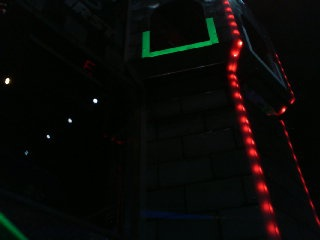
#> input picture images/2016-cmp-5.jpg, 320 x 240 px
$ jupyter execute slides.ipynb   (shell and % lines are left out)   (older library calls are emulated)
#> lines starting #> are read from the running program, lines starting #| are printed output that depends on the picture; after the words box and inside, x2 and y2 are one past the last pixel; in counts of white or black regions, pixels touching at a corner belong together; long printed decimals are rounded
[cell 1]
# Note: Before starting the slideshow, make sure you run this code as it
# provides helper functions that the other slides need...
#
# Other than that, you can ignore this content as it won't show up in the slideshow.
#
# It's a helper function that makes it easier to show OpenCV images directly
# in the notebook environment. When using OpenCV locally, you'll want to use
# `cv2.imshow(name, img)` instead.

import numpy as np
import cv2
import math

# Notebook setup + convenience functions
import matplotlib.pyplot as plt

def force_bgr(img):
    '''Forces image to 3-channel representation if grayscale'''
    if len(img.shape) == 2 or img.shape[2] == 1:
        return cv2.cvtColor(img, cv2.COLOR_GRAY2BGR)
    return img

def imshow(*args):
    '''Helper function to show images, because matplotlib and OpenCV aren't a perfect match'''
    fig = plt.figure()
    for i, img in enumerate(args):
        fig.add_subplot(1,len(args),i+1)
        plt.imshow(cv2.cvtColor(force_bgr(img), cv2.COLOR_BGR2RGB))

# <center>Image processing using</center>

## <center>OpenCV + Python + mjpg-streamer</center>

<br/>

<center>Dustin Spicuzza (Team 2423/1418)</center>
<br/>
<center>September 10, 2016</center>
<br/>
<center><span style="color: #ababab">NE FIRST University Day</span></center>

# Agenda

* Why OpenCV + Python?
* Image filtering demo
* pynetworktables

# Image processing

* FRC Teams do it a lot of ways
    * NIVision (LabVIEW)
    * GRIP (Uses OpenCV as engine)
    * OpenCV (various custom stuff)

* We're going to talk about OpenCV

# Why OpenCV?

* Originally developed by Intel
* It has thousands of image processing related algorithms and functions available
  * Highly optimized and reliable
  * Has building blocks that fit together
* Lets you do complex image processing without needing to understand the math
  * If you understand the math, it helps!

# Why OpenCV?

* Bindings for multiple languages
    * C/C++
    * Java
    * Python
* Multiple platforms supported
    * Windows
    * Linux
    * OSX
    * Android
* Oh, and it’s **FREE**!

# What OpenCV Provides

* Image I/O:
    * Read/Write images from disk
    * Use native OS functionality to interface with cameras
* Image Segmentation
    * Edge finding
    * Contour detection
    * Thresholding

# What OpenCV Provides

* Face detection
* Motion tracking
* Stereo vision support
* Support for GPU acceleration
* Machine learning operations
    * Classifiers
    * Neural networks

# What OpenCV Provides

* Distributed with lots of useful samples that you can use to figure out how OpenCV works
    * Face detection
    * Edge finding
    * Histograms
    * Square finder

Lots and lots and lots of stuff…

# Why Python + OpenCV?

* Python is really easy to learn and use
    * Simple syntax
    * Rapid prototyping
* Most of the compute intensive work is implemented in C/C++
    * Python is just glue, realtime operation **is** possible
* NumPy is awesome
    * Manipulating image data is trivial compared to other OpenCV bindings (Java, C++)

# <center>Time to CODE!</center>

<center>Go to http://goo.gl/nB0NCG</center>

# About this environment

http://goo.gl/nB0NCG

* It's a Jupyter Notebook (formerly IPython Notebook)
    * This slideshow uses Jupyter too!

* It allows you to mix text and executable code in a webpage
* You execute each cell using SHIFT-ENTER

# Hello World!

* Click the cell with the following text, and press SHIFT-ENTER

[cell 2]
print("Hello class")

# Next Steps

* Execute the helper code

* The next cell tells you about the images available in your environment

# Hello image!

* Let's load an image and show it

[cell 3]
# Change this to load different images
img = cv2.imread('images/2016-cmp-5.jpg')
#> img is the input picture: shape (240, 320, 3); mean B, G, R 6.8, 9, 9.3
imshow(img)

# Hello image!

* You can show multiple images next to each other

[cell 4]
imshow(img, img)

# OpenCV Image Basics

* Images are stored as multidimensional arrays
    * Color images have 3 dimensions: height, width, channel
* Each pixel is a number stored in the array
* Numpy array notation allows you to do operations on individual pixels or ranges of pixels

[cell 5]
img[50, 150, :]           # Access a single pixel,
#> Out = [4, 21, 0]

[cell 6]
x = img[24:42, 42:100, :]    # Access a range of pixels

# OpenCV Image Basics

* Color is represented by storing combinations of Red, Blue, and Green pixels in separate channels
    * OpenCV uses BGR representation, not RGB
* The amount of each individual color is represented in the individual channel
    * ‘dark’ is zero, ‘bright’ is 255
* Combine the channels to represent a color
    * Green = RGB( 0, 255, 0 )
    * Deep Pink = RGB( 255, 20, 147 )

# OpenCV Image Basics

* Using numpy we can easily fill an image with a single color

[cell 7]
# define image with height=240, width=320, 3 channels
shape = (240, 320, 3)
pink_img = np.empty(shape, dtype=np.uint8)

# Fill every pixel with a single color
pink_img[:] = (0, 255, 0)

imshow(pink_img)

# Practical Example

* 2016 FIRST Stronghold: find targets that are surrounded by retroreflective tape, and shoot boulders into them

# Practical Example
* Finding gray tape at a distance isn’t particularly easy
    * Key part of image processing is removing as much non-essential information from image
* We can do better!

# Retroreflective Tape

* It has a useful property -- it reflects light directly back at the source
* What can we do with this property?

* Shine bright LEDs at the target and the tape reflects that color back to the camera
    * Many teams have found that green light works best
* Reduce exposure of camera so only bright light sources are seen

# A note about exposure

* Webcams support setting the exposure manually (yay)
* Some cameras only allow particular exposure settings
    * The lifecam is one of them
* OpenCV has bugs, it doesn't set the exposure properly
* Here's a workaround that works on linux:

```sh
v4l2-ctl -d /dev/video0 -c exposure_auto=1 -c exposure_absolute=10
```

# Retroreflective Tape

[cell 8]
img1 = cv2.imread('images/2016-p0.jpg')
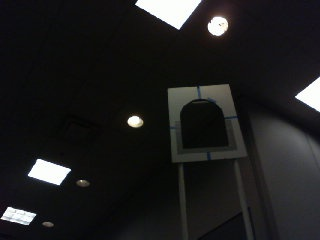
#> input picture images/2016-p0.jpg, 320 x 240 px
#> img1 is the input picture: shape (240, 320, 3); mean B, G, R 30.8, 30.9, 30.9
img2 = cv2.imread('images/2016-p1.jpg')
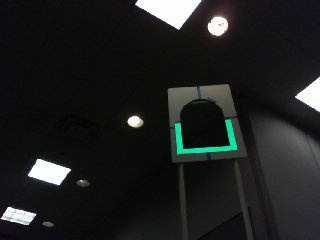
#> input picture images/2016-p1.jpg, 320 x 240 px
#> img2 is the input picture: shape (240, 320, 3); mean B, G, R 32.1, 32.7, 30.8
imshow(img1, img2)

# Practical Example

Processing steps to find targets:

* Isolate the green portions of the image
* Analyze the green portions to determine targets

**Note**: There are a lot of ways to go about this, I'm just showing you one way

# Identify the green

* What is “green” anyways?
    * <span style="color: green">This is green.</span> <span style="color: darkgreen">This is also green.</span>
* To a computer, green is really a range of colors
* An object’s color changes depending on lighting conditions
* We can transform the image to identify colors independent of lighting conditions

# Identify the green

* Convert the image from RGB to HSV
    * Hue: the color
    * Saturation: Colorfulness
    * Value: Brightness

[cell 9]
hsv = cv2.cvtColor(img, cv2.COLOR_BGR2HSV)
#> hsv: shape (240, 320, 3); mean H, S, V 65.4, 152.5, 13.3
imshow(img, hsv)

# Identify the green

That doesn't show why HSV is useful. Let's look at the individual channels instead.

[cell 10]
h, s, v = cv2.split(hsv)
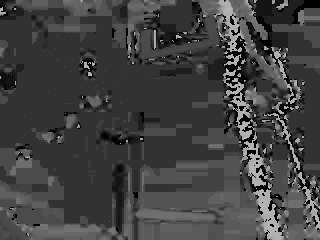
#> h: shape (240, 320); min 0, max 179, mean 65.4
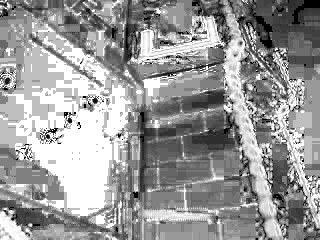
#> s: shape (240, 320); min 0, max 255, mean 152.5
imshow(h, s, v)

# Identify the green

* Green is a range of values present in the image
* ‘Threshold’ the image to get rid of the colors that we don’t care about
* Lots of ways to do this
    * Manually specify values
    * Automated methods

# Identify the green

`cv2.inRange` can threshold an image given two ranges of pixels.
* Wanted values are converted to 255
* Unwanted values are now 0

[cell 11]
lower = np.array([0, 145, 80])
upper = np.array([255, 255, 255])

filtered = cv2.inRange(hsv, lower, upper)
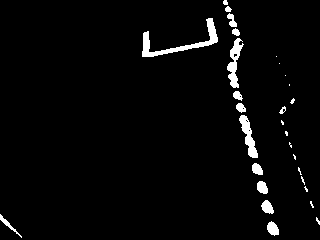
#> filtered: shape (240, 320); 3.1% white; 29 white regions (14 under 20 px), largest, box (x1, y1, x2, y2) and area: (142, 18, 218, 57) 638, (227, 38, 244, 88) 375, (239, 115, 258, 158) 344
imshow(img, filtered)
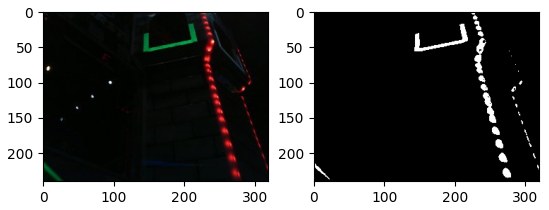
#> figure drawn by matplotlib, 2 panels

# Identify the green

Sometimes, you end up with holes in your output

[cell 12]
img3 = cv2.imread('images/2013-f0.png')
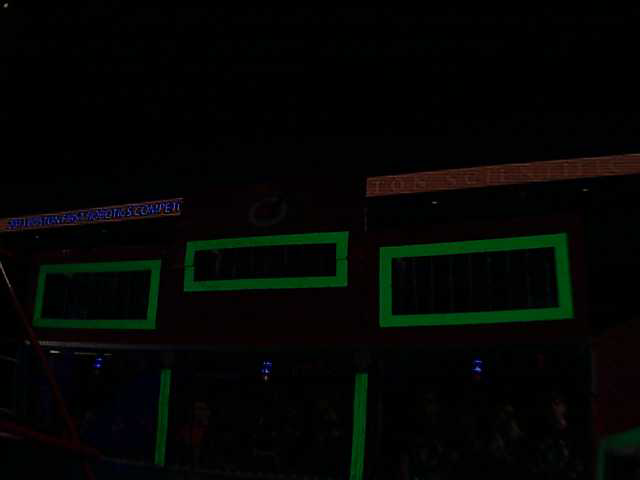
#> input picture images/2013-f0.png, 640 x 480 px
#> img3 is the input picture: shape (480, 640, 3); mean B, G, R 3.3, 5.3, 3.7
hsv3 = cv2.cvtColor(img3, cv2.COLOR_BGR2HSV)
#> hsv3: shape (480, 640, 3); mean H, S, V 34.8, 88.8, 7.4

# Thresholds are different because different camera/lighting
lower3 = np.array([30, 188, 16])
upper3 = np.array([75, 255, 255])
filtered3 = cv2.inRange(hsv3, lower3, upper3)
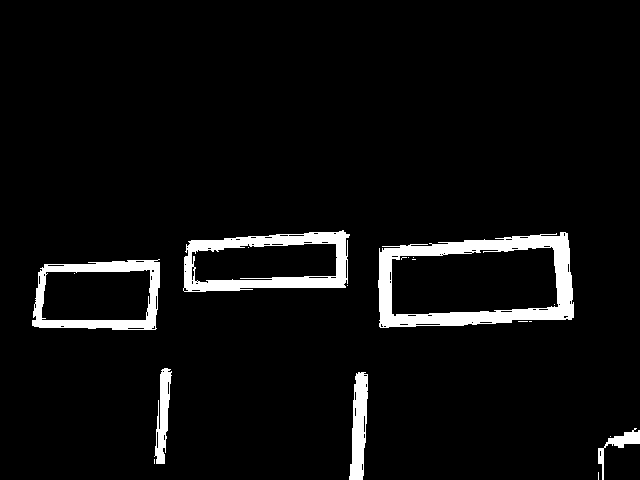
#> filtered3: shape (480, 640); 5.3% white; 19 white regions (13 under 20 px), largest, box (x1, y1, x2, y2) and area: (378, 232, 574, 328) 6322, (183, 230, 350, 292) 4043, (32, 259, 160, 330) 2982, (349, 372, 368, 480) 1391, (154, 368, 172, 464) 914, (598, 428, 640, 480) 492
imshow(filtered3)

# Identify the green

* We can use a morphological operation to fill in the holes
    * Various types of morphology operations available
* They modify a pixel based on the values of its neighboring pixels
    * The one we use to fill in holes is a “closing” operation

[cell 13]
kernel = cv2.getStructuringElement(cv2.MORPH_RECT, (2,2), anchor=(1,1))
#> kernel = [[1, 1], [1, 1]]
output = cv2.morphologyEx(filtered3, cv2.MORPH_CLOSE, kernel,
                          iterations=9)
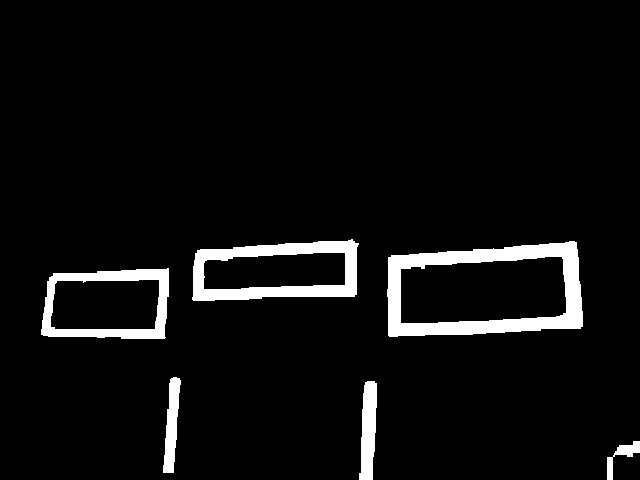
#> output: shape (480, 640); 5.5% white; 6 white regions, box (x1, y1, x2, y2) and area: (387, 241, 583, 337) 6757, (192, 239, 359, 301) 4392, (41, 268, 169, 339) 3129, (359, 381, 377, 480) 1322, (163, 377, 181, 473) 1016, (607, 441, 640, 480) 404
imshow(output)

# Identifying Targets

Use `findContours()` to find regions of interest
* Returns a list of points bounding each separate blob in the image (called a contour)
* Also returns a hierarchy so you can determine whether a contour is entirely inside another contour

[cell 14]
image, contours, hierarchy = cv2.findContours(filtered,
                                              cv2.RETR_LIST,
                                              cv2.CHAIN_APPROX_SIMPLE)
#> contours = 36 contours, 22 with area under 20; largest, box (x1, y1, x2, y2) and area: (142, 18, 218, 57) 520, (227, 38, 244, 88) 320, (239, 115, 258, 158) 298, (267, 221, 279, 236) 106, (261, 200, 274, 214) 103

# Identifying Targets

If you want to see what it found, you can draw the found contours.

[cell 15]
dst = np.zeros(shape=img.shape, dtype=img.dtype)
cv2.drawContours(dst, contours, -1, (0, 255, 255), 1)
imshow(dst)
#print(contours[0])

# Identifying Targets

* As you can see, contours aren't the whole story

# Identifying Targets

* Contour analysis
    * Discard non-convex contours
    * Convert to polygon approximation (approxPolyDP)
    * Discard polygons that aren’t rectangles
    * Discard polygons that aren't the right size

# Magic?

[cell 16]
min_width = 20 # in pixels
results = []

# Iterate over each contour
for c in contours:

    # Contours are jagged lines -- smooth it out using an approximation
    a1 = cv2.approxPolyDP(c, 0.01*cv2.arcLength(c, True), True)

    # This fills in the contour so that it's a rectangle
    hull = cv2.convexHull(c)

    # Approximate the points again, smoothing out the hull
    a2 = cv2.approxPolyDP(hull, 0.01*cv2.arcLength(hull, True), True)

    # We only care about objects that are wider than they are tall, and things wider
    # than a particular width. Only keep things that meet that criteria.
    _, _, w, h = cv2.boundingRect(a2)
    if w > h and w > min_width and len(a2) in (4,5):
        results.append(a2)
#> this loop made 36 passes
#> (w, h) on passes 1 to 12: (12, 15), (4, 8), (22, 24), (4, 7), (13, 14), (4, 6), (11, 13), (4, 9), (4, 8), (11, 12), (3, 6), (3, 6)
#> (a2, w, h) on passes 14, 15, 17, 20, 24, 26: ([[248, 130], [249, 129], [250, 130], [249, 131]], 3, 3), ([[246, 121], [247, 120], [248, 121], [247, 122]], 3, 3), ([[245, 120], [246, 119], [247, 120], [246, 121]], 3, 3), ([[242, 108], [243, 107], [244, 108], [243, 109]], 3, 3), ([[239, 96], [240, 95], [241, 96], [240, 97]], 3, 3), ([[289, 85], [289, 84]], 1, 2)
#> after the loop, results = 1 item

# Magic?

[cell 17]
# Finally, draw out our results
dst = np.zeros(shape=img.shape, dtype=img.dtype)
cv2.drawContours(dst, results, -1, (0, 0, 255), 1)
imshow(dst)
#print(results[0])
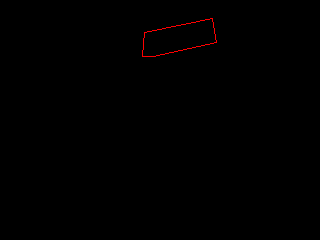
#> shown: shape (240, 320, 3); mean R, G, B 0.6, 0, 0

# Identifying Targets

* Sometimes you need to do more work
    * Use ratios to determine which target you're looking at
    * Remove duplicates (inner rectangles)
    * Other types of validation

# Now what?

We have targets... probably should do something with them?

# Calculate angle/distance to target

* I'm not a math guy, but this sorta works
    * Angle works, distance is a bit iffy
* Get the minimum bounding rectangle
* Figure out the horizontal and vertical field of view for your camera
    * Look it up online
* Do math to it

[cell 18]
# Just do the first one for now
result = results[0]
#> result = [[212, 18], [216, 42], [153, 56], [142, 56], [144, 32]]

# Get the height/width
h = float(img.shape[0])
#> h = 240
w = float(img.shape[1])
#> w = 320

# Define HFOV and VFOV
VFOV = 45.6 # degrees
HFOV = 61.0 # degrees

[cell 19]
((cx, cy), (rw, rh), rotation) = cv2.minAreaRect(result)
#> cx = 177.2; cy = 38.09; rw = 76.22; rh = 25.32; rotation = -11.63

# These work fairly well
angle = VFOV * cy / h - (VFOV/2.0)
#> angle = -15.56
height = HFOV * cx / w - (HFOV/2.0)
#> height = 3.28

print(angle, height)
#| -15.564 3.283

[cell 20]
# This is magic, but it doesn't really work
target_height = 7.66 # 7' 8"
camera_height = 1.08 # 13"
camera_pitch = 40.0  # What angle is the camera at?
t = (target_height - camera_height)
distance = t/math.tan(math.radians(-angle + camera_pitch))
#> distance = 4.51

print(distance)
#| 4.512
